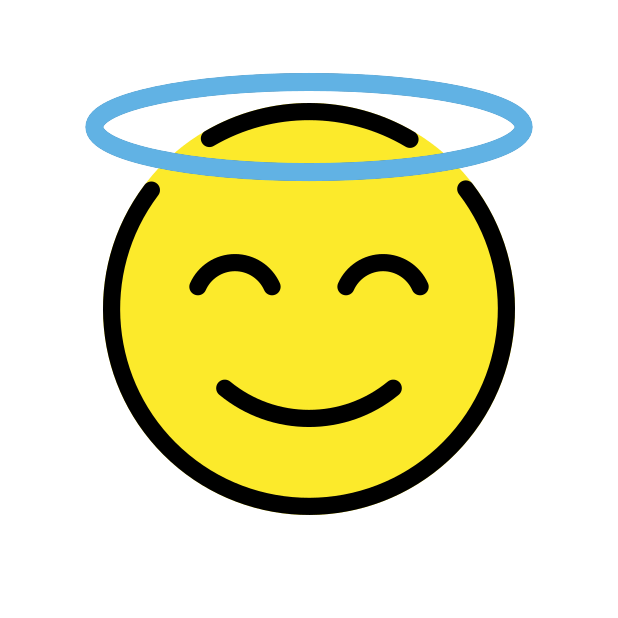
#> input picture TP-5/ej2/images/1F607_color.png, 618 x 618 px; its folder holds only this picture in this run
$ python emoji.py
#> lines starting #> are read from the running program, lines starting #| are printed output that depends on the picture
import os

from PIL import Image
import matplotlib.pyplot as plt
size = 24
def get_emoji_vectors():
    # Load the SVG and render it into a 15x15 pixel image
    # You'll need to parse the SVG and adjust the size accordingly
    data = []
    for filename in os.listdir('./images'):
        if filename.endswith(".png"):
            # Print or process the filename as needed
            img = Image.open('./images/' + filename)
#> img is the input picture: PIL image 618x618 P; mean R, G, B, A 115.8, 139.9, 68.6, 96.6

            w, h = img.size
#> w = 618; h = 618
            crop = 100
            adj = 28
            img = img.crop((crop,crop-adj,w - crop,h -crop))
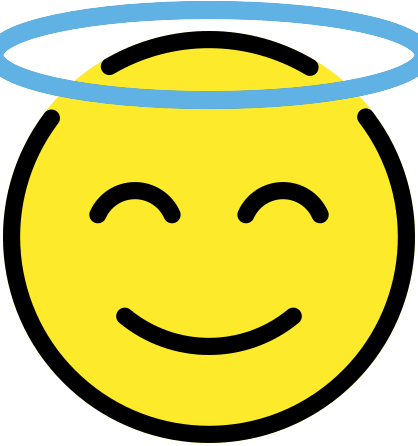
#> img: PIL image 418x446 P; mean R, G, B, A 162.6, 168.8, 60.2, 196.7; transparent parts drawn white
            img = img.resize((size, size))
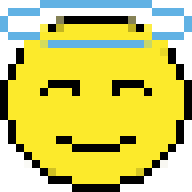
#> img: PIL image 24x24 P (shown 8 times larger); mean R, G, B, A 164.6, 170.2, 59.4, 197.1; transparent parts drawn white

            # Initialize three separate 2D arrays to store the color intensities
            # red_array = [[0 for _ in range(size)] for _ in range(size)]
            # green_array = [[0 for _ in range(size)] for _ in range(size)]
            # blue_array = [[0 for _ in range(size)] for _ in range(size)]
            array = [[0 for _ in range(size)] for _ in range(size)]


            palette = img.getpalette()
#> palette = 768 values, max 253 at index 354, min 0 at index 420, mean 118.1
            # Convert the image to three separate arrays
            for y in range(size):
                for x in range(size):
                    index = img.getpixel((x, y))
                    color = palette[index * 3 : index * 3 + 3]  # Get the RGB color from the palette
                    red, green, blue = color  # Extract the red, green, and blue values
                    # red_array[y][x] = red
                    # green_array[y][x] = green
                    # blue_array[y][x] = blue
                    array[y][x] = 0.299 * red + 0.587 * green + 0.114 * blue
#> after the loop, array = 24 items
            data.append(get_vector(array))
    return data
def get_vector(array):
    # return normalize([*flatten(red_a), *flatten(green_a), *flatten(blue_a)])
    return normalize([*flatten(array)])

def flatten(array):
    return [item for sublist in array for item in sublist]

def unflatten(vec):
    return [vec[i:i+size] for i in range(0, len(vec), size)]

def normalize(vec):
    return [val/255 for val in vec]


def unnormalize(vec):
    return [val*255 for val in vec]

def get_arrays(vec):
    return unnormalize(unflatten(vec[:size*size]))

def draw_emoji(vec):
    # red_array, green_array, blue_array = get_arrays(vec)
    array = get_arrays(vec)

    # rgb_image = [[(red_array[y][x], green_array[y][x], blue_array[y][x]) for x in range(size)] for y in range(size)]
    rgb_image = [[array[y][x] for x in range(size)] for y in range(size)]

    # Create a Matplotlib figure and display the RGB image
    plt.figure(figsize=(5, 5))  # Define the figure size (adjust as needed)
    plt.imshow(rgb_image, cmap='gray')
    plt.axis('off')  # Hide the axis
    plt.show()


def main():
    x_values = get_emoji_vectors()
#> x_values = 1 item
    for value in x_values:
        draw_emoji(value)
#> this loop made 1 pass
#> pass 1, in draw_emoji, `plt.show()`:
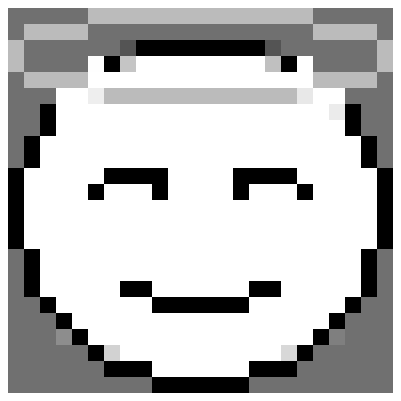
#> figure drawn by matplotlib, 1 panel


if __name__ == "__main__":
    main()

$ run again, on TP-5/ej2/images/1F635_color.png
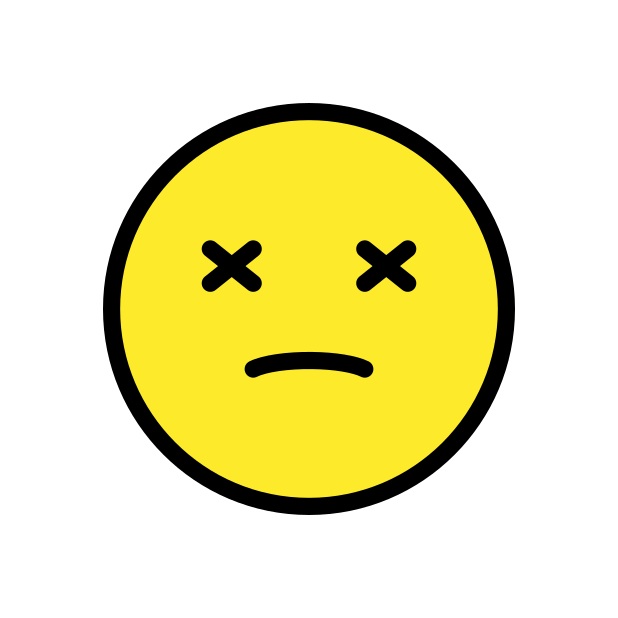
#> input picture TP-5/ej2/images/1F635_color.png, 618 x 618 px
#> in get_emoji_vectors, img is the input picture: PIL image 618x618 P; mean R, G, B, A 115.8, 137.5, 61.2, 89
#> in get_emoji_vectors, `img = img.resize((size, size))`:
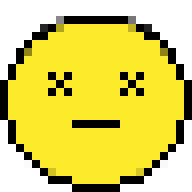
#> img: PIL image 24x24 P (shown 8 times larger); mean R, G, B, A 165.1, 166.1, 45.9, 182.7; transparent parts drawn white
#> palette = 726 values, max 252 at index 285, min 0 at index 3, mean 57.04
#> after the loop in get_emoji_vectors, `for y in range(size):`: array = 24 items
#> x_values = 1 item
#> the loop in main, `for value in x_values:` made 1 pass
#> pass 1, in draw_emoji, `plt.show()`:
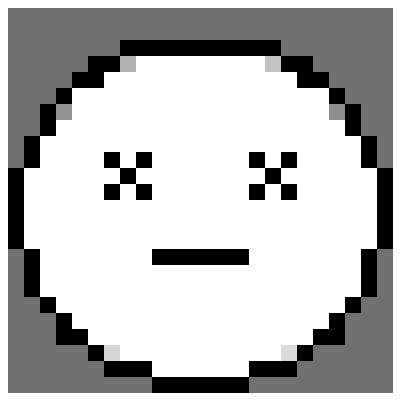
#> figure drawn by matplotlib, 1 panel

$ run again, on TP-5/ej2/images/1F60B_color.png
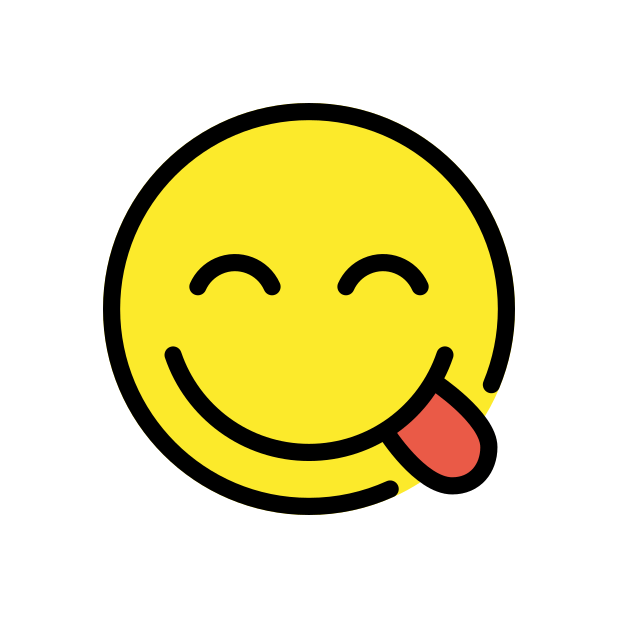
#> input picture TP-5/ej2/images/1F60B_color.png, 618 x 618 px
#> in get_emoji_vectors, img is the input picture: PIL image 618x618 P; mean R, G, B, A 113.8, 133.9, 60.7, 91
#> in get_emoji_vectors, `img = img.resize((size, size))`:
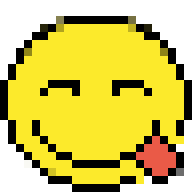
#> img: PIL image 24x24 P (shown 8 times larger); mean R, G, B, A 161, 158.2, 44.9, 187.7; transparent parts drawn white
#> palette = 768 values, max 255 at index 216, min 0 at index 141, mean 79.11
#> after the loop in get_emoji_vectors, `for y in range(size):`: array = 24 items
#> x_values = 1 item
#> the loop in main, `for value in x_values:` made 1 pass
#> pass 1, in draw_emoji, `plt.show()`:
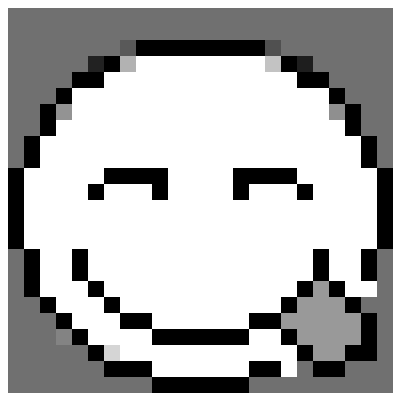
#> figure drawn by matplotlib, 1 panel

$ run again, on TP-5/ej2/images/1F60E_color.png
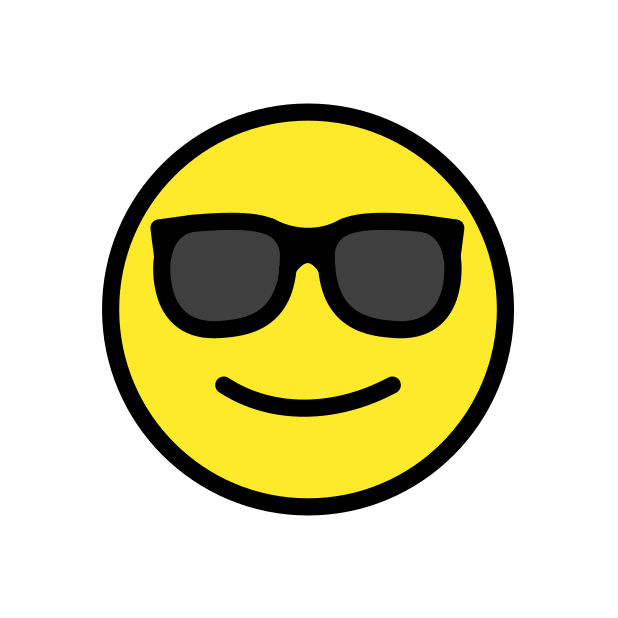
#> input picture TP-5/ej2/images/1F60E_color.png, 618 x 618 px
#> in get_emoji_vectors, img is the input picture: PIL image 618x618 P; mean R, G, B, A 99.5, 122.5, 60.8, 89
#> in get_emoji_vectors, `img = img.resize((size, size))`:
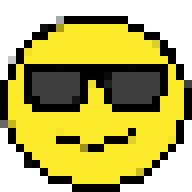
#> img: PIL image 24x24 P (shown 8 times larger); mean R, G, B, A 130.9, 134.7, 44.3, 182.7; transparent parts drawn white
#> palette = 768 values, max 252 at index 249, min 0 at index 3, mean 55.31
#> after the loop in get_emoji_vectors, `for y in range(size):`: array = 24 items
#> x_values = 1 item
#> the loop in main, `for value in x_values:` made 1 pass
#> pass 1, in draw_emoji, `plt.show()`:
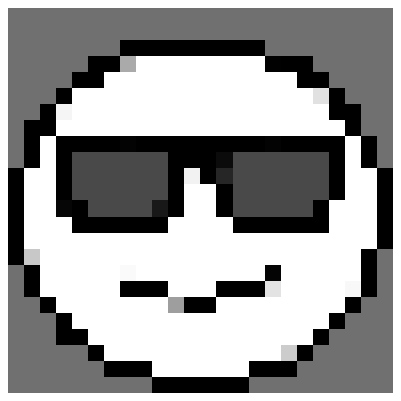
#> figure drawn by matplotlib, 1 panel
